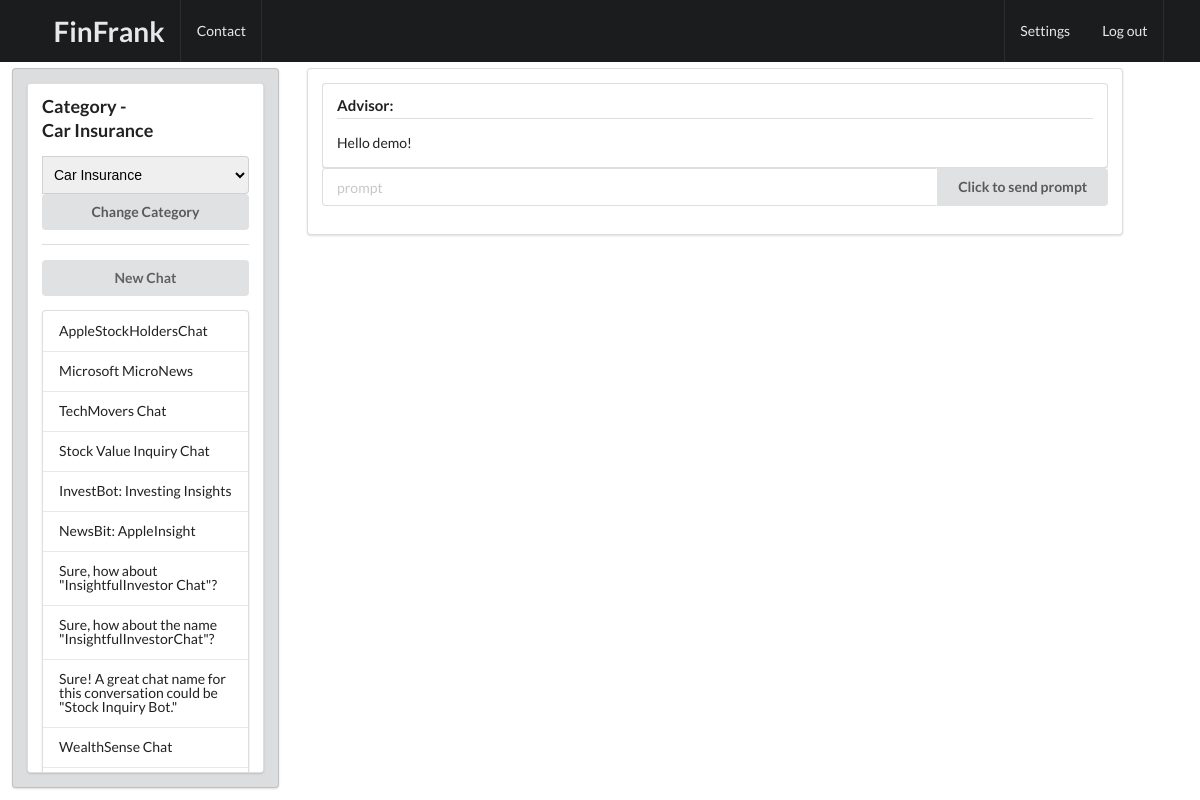
/ (signed in), run on the app's committed database.
### Chat/models.py (models this page shows, shortened)
class ChatInfo(models.Model):
    id_chat = models.UUIDField(primary_key=True, default=uuid.uuid4, editable=False)
    user = models.CharField(max_length=100)
    name_chat = models.TextField(default="New Chat")
    category = models.CharField(max_length=45, default="Personal Finance")
    created_at = models.DateTimeField(auto_now_add=True)

### Chat/views.py (the view, shortened to what this page needs)
# urls.py: path('', views.home, name="home"),
@login_required(login_url='signin')
def home(request):
    api_key = "XXX"
    user = request.user.username
    conversation = ChatConversation(user, 20, api_key)
    obj = ChatInfo.objects.filter(user=user).order_by('-created_at').latest('created_at')
    chat_ids_names = get_chat_ids_names(user, obj.category)
    chat_categories = get_ChatCategories(obj.category)
    chat_messages = ChatMessage.objects.filter(id_chat=obj.id_chat)
    if chat_messages.exists():
        conversation.convertChatMessagesToMessages(chat_messages)
        if obj.name_chat == 'New Chat':
            make_chatName(obj, conversation, chat_messages[0].prompt, chat_messages[0].response)
    messages_ = ChatMessage.objects.filter(id_chat=obj.id_chat).order_by('created_at')
    messages_ = [mark_safe(conversation.convertMessegesObjToHTML(messages_))]
    context = get_context(messages_, chat_ids_names, obj.category, chat_categories)
    return render(request, 'home.html', context=context)

### Chat/gpt.py (called while the page is built, shortened)
    def convertMessegesObjToHTML(self, messages_):
        html = ""
        html += "<div class=\"ui segment\"><h4 class=\"ui dividing header\">Advisor:</h4>"
        html += f'<div class =\"content\"><p>Hello {self.userName}!</div></div>'
        if messages_ != []:
            result = messages_.values()
            DictList = [entry for entry in result]
        return html

### Chat/views.py (called while the page is built)
def get_chat_ids_names(user, category):
    chat_queryset = ChatInfo.objects.filter(user=user, category=category)
    chat_ids_names = list(chat_queryset.values_list('id_chat', 'name_chat'))
    return chat_ids_names

def get_ChatCategories(category, chat_categories = ['Personal Finance', 'Investments', 'Insurance', 'Car Insurance']):
    chat_categories = chat_categories.copy()
    chat_categories.remove(str(category))
    chat_categories = [str(category)] + chat_categories
    return chat_categories

def get_context(messages_, chat_ids_names, category, chat_categories):
    context = {'messages_': messages_,
            'chat_ids_names': chat_ids_names,
            'chat_category': category,
            'chat_categories': chat_categories
            }
    return context

### Chat/templates/home.html (shortened to what this page needs)
{% extends "base.html" %}
{% block content %}
<div class="ui fixed inverted menu">
    <div class="ui container">
        <a href="#" class="header item"><h1>FinFrank</h1></a>
        <a href="#" class="item">Contact</a>
        <a href="/settings" class="right item">Settings</a>
        <a href="/logout" class="item">Log out</a>
    </div>
</div>
<div class="three column row">
    <div class="four wide column">
        <div class="ui tertiary segment" style="height: calc(100vh - 80px); margin-left: 1vw;">
            <div class = "ui segment" style = "overflow-y: scroll; height: calc(100vh - 110px)">
                <h3 class="ui header">Category - <div class="item">{{ chat_category }}</div></h3>
                    <form method="POST">
                        <div class="ui action fluid input">
                            <select name="new_category" class="ui fluid dropdown">
                                {% for category in chat_categories %}
                                    <option class = "item" value="{{ category }}">{{ category }}</option>
                                {% endfor %}
                            </select>
                        </div>
                        <button type="submit" class="ui fluid button" >Change Category</button>
                        <div class="ui divider"></div>
                        </form>
                        <form method="POST">
                            <button type="button" class="ui fluid button" name="new_chat" id = "newChatButton">
                                <a href="/new_chat/{{chat_category}}" style="color: #616161"  >New Chat</a>
                            </button>
                        </form>
                        <form method="POST">
                            <div class="ui vertical fluid menu">
                                {% for chat_id_name in chat_ids_names %}
                                    <a class="item" href="/chat/{{chat_id_name.0}}">{{ chat_id_name.1 }}</a>
                                {% endfor %}
                        </form>
                    </div>
            </div>
        </div>
    </div>
    <div class="eleven wide column" >
        <div class = "ui segment" >
            <div id = "scrollMesseges" style="overflow-y: scroll; max-height: calc(100vh - 75px - 80px)">
                {% for message in messages_ %}
                    <div class="alert alert-danger" role="alert">
                        {{ message }}
                    </div>
                {% endfor %}
            </div>
            <form method="POST">
            <div class="ui form">
                <div class="prompt-field">
                        <div class="ui fluid action input">
                            <input type="text" name="prompt" placeholder="prompt" class="ui input">
                            <button type="submit" class="ui button">Click to send prompt</button>
                        </div>
                    </form>
                </div>
            </div>
        </div>
    <div class="one wide column"></div>
{% endblock %}

### data on the page
ChatInfo: category "Car Insurance", new_category "Car Insurance"
ChatInfo: name_chat "AppleStockHoldersChat"
ChatInfo: name_chat "Microsoft MicroNews"
ChatInfo: name_chat "TechMovers Chat"
ChatInfo: name_chat "Stock Value Inquiry Chat"
ChatInfo: name_chat "InvestBot: Investing Insights"
ChatInfo: name_chat "NewsBit: AppleInsight"
ChatInfo: name_chat "Sure, how about \"InsightfulInvestor Chat\"?"
ChatInfo: name_chat "Sure, how about the name \"InsightfulInvestorChat\"?"
ChatInfo: name_chat "Sure! A great chat name for this conversation could be \"Stock Inquiry Bot.\""
ChatInfo: name_chat "WealthSense Chat"

### other printed values
{{ message }} "Advisor: Hello demo!"
